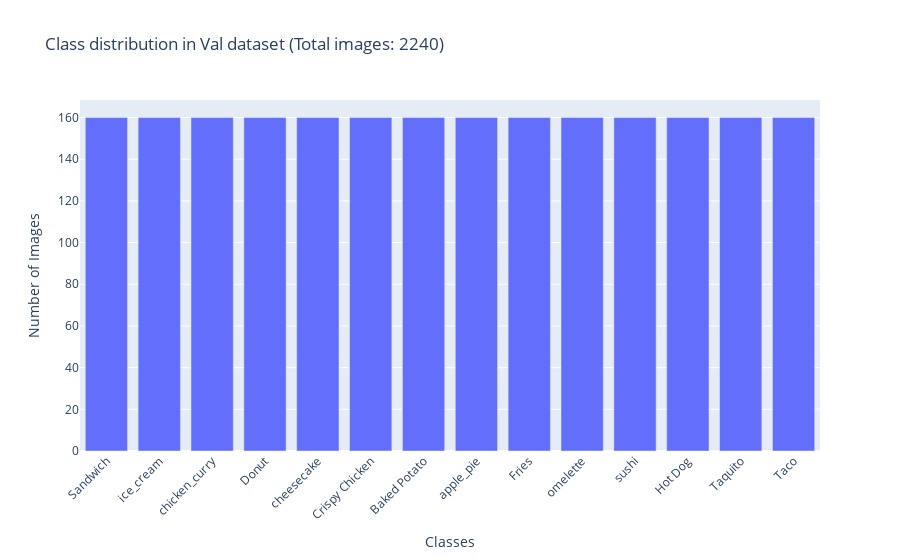

Source (notebook cell):
### Code cell
# Bar plot for class distribution for each dataset split

chosen_split = val_paths

class_dist_fig = plot_class_distribution(chosen_split)
class_dist_fig.show()

### Figure 1 — Plotly figure (JSON) as saved in the notebook; plotly's stock layout.template omitted (floating-point values rounded to 4 significant figures)
{"data": [{"type": "bar", "x": ["Sandwich", "ice_cream", "chicken_curry", "Donut", "cheesecake", "Crispy Chicken", "Baked Potato", "apple_pie", "Fries", "omelette", "sushi", "Hot Dog", "Taquito", "Taco"], "y": [160, 160, 160, 160, 160, 160, 160, 160, 160, 160, 160, 160, 160, 160]}], "layout": {"title": {"text": "Class distribution in Val dataset (Total images: 2240)"}, "xaxis": {"tickangle": -45, "title": {"text": "Classes"}}, "yaxis": {"title": {"text": "Number of Images"}}}}
